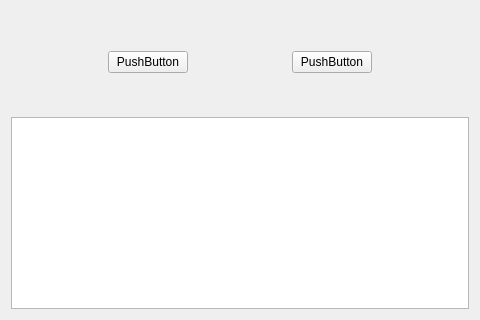
<?xml version="1.0" encoding="UTF-8"?>
<ui version="4.0">
 <class>Widget</class>
 <widget class="QWidget" name="Widget">
  <property name="geometry">
   <rect>
    <x>0</x>
    <y>0</y>
    <width>480</width>
    <height>320</height>
   </rect>
  </property>
  <property name="windowTitle">
   <string>Widget</string>
  </property>
  <layout class="QGridLayout" name="gridLayout">
   <item row="1" column="0">
    <layout class="QHBoxLayout" name="horizontalLayout">
     <item>
      <spacer name="horizontalSpacer_2">
       <property name="orientation">
        <enum>Qt::Horizontal</enum>
       </property>
       <property name="sizeHint" stdset="0">
        <size>
         <width>40</width>
         <height>20</height>
        </size>
       </property>
      </spacer>
     </item>
     <item>
      <widget class="QPushButton" name="writeData">
       <property name="text">
        <string>PushButton</string>
       </property>
      </widget>
     </item>
     <item>
      <spacer name="horizontalSpacer">
       <property name="orientation">
        <enum>Qt::Horizontal</enum>
       </property>
       <property name="sizeHint" stdset="0">
        <size>
         <width>40</width>
         <height>20</height>
        </size>
       </property>
      </spacer>
     </item>
     <item>
      <widget class="QPushButton" name="readData">
       <property name="text">
        <string>PushButton</string>
       </property>
      </widget>
     </item>
     <item>
      <spacer name="horizontalSpacer_3">
       <property name="orientation">
        <enum>Qt::Horizontal</enum>
       </property>
       <property name="sizeHint" stdset="0">
        <size>
         <width>40</width>
         <height>20</height>
        </size>
       </property>
      </spacer>
     </item>
    </layout>
   </item>
   <item row="2" column="0">
    <spacer name="verticalSpacer">
     <property name="orientation">
      <enum>Qt::Vertical</enum>
     </property>
     <property name="sizeHint" stdset="0">
      <size>
       <width>20</width>
       <height>35</height>
      </size>
     </property>
    </spacer>
   </item>
   <item row="3" column="0">
    <widget class="QTextBrowser" name="textBrowser"/>
   </item>
   <item row="0" column="0">
    <spacer name="verticalSpacer_2">
     <property name="orientation">
      <enum>Qt::Vertical</enum>
     </property>
     <property name="sizeHint" stdset="0">
      <size>
       <width>20</width>
       <height>40</height>
      </size>
     </property>
    </spacer>
   </item>
  </layout>
 </widget>
 <resources/>
 <connections/>
</ui>
